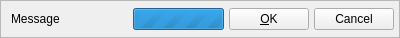
<?xml version="1.0" encoding="UTF-8"?>
<ui version="4.0">
 <class>CStatusBarFrame</class>
 <widget class="QFrame" name="CStatusBarFrame">
  <property name="geometry">
   <rect>
    <x>0</x>
    <y>0</y>
    <width>400</width>
    <height>38</height>
   </rect>
  </property>
  <property name="windowTitle">
   <string notr="true">Frame</string>
  </property>
  <property name="frameShape">
   <enum>QFrame::StyledPanel</enum>
  </property>
  <property name="frameShadow">
   <enum>QFrame::Raised</enum>
  </property>
  <layout class="QHBoxLayout" name="horizontalLayout">
   <property name="spacing">
    <number>5</number>
   </property>
   <property name="leftMargin">
    <number>10</number>
   </property>
   <property name="topMargin">
    <number>5</number>
   </property>
   <property name="rightMargin">
    <number>5</number>
   </property>
   <property name="bottomMargin">
    <number>5</number>
   </property>
   <item>
    <widget class="QLabel" name="labelMessage">
     <property name="text">
      <string notr="true">Message</string>
     </property>
    </widget>
   </item>
   <item>
    <spacer name="spacer">
     <property name="orientation">
      <enum>Qt::Horizontal</enum>
     </property>
     <property name="sizeHint" stdset="0">
      <size>
       <width>40</width>
       <height>20</height>
      </size>
     </property>
    </spacer>
   </item>
   <item>
    <widget class="QProgressBar" name="progressBar">
     <property name="sizePolicy">
      <sizepolicy hsizetype="Minimum" vsizetype="Fixed">
       <horstretch>0</horstretch>
       <verstretch>0</verstretch>
      </sizepolicy>
     </property>
     <property name="maximum">
      <number>0</number>
     </property>
     <property name="value">
      <number>0</number>
     </property>
     <property name="textVisible">
      <bool>false</bool>
     </property>
     <property name="invertedAppearance">
      <bool>false</bool>
     </property>
    </widget>
   </item>
   <item>
    <widget class="QPushButton" name="btnClose">
     <property name="text">
      <string>&amp;OK</string>
     </property>
    </widget>
   </item>
   <item>
    <widget class="QPushButton" name="btnCancel">
     <property name="text">
      <string>Cancel</string>
     </property>
    </widget>
   </item>
  </layout>
 </widget>
 <resources/>
 <connections>
  <connection>
   <sender>btnClose</sender>
   <signal>pressed()</signal>
   <receiver>CStatusBarFrame</receiver>
   <slot>hide()</slot>
   <hints>
    <hint type="sourcelabel">
     <x>353</x>
     <y>18</y>
    </hint>
    <hint type="destinationlabel">
     <x>199</x>
     <y>18</y>
    </hint>
   </hints>
  </connection>
  <connection>
   <sender>btnCancel</sender>
   <signal>pressed()</signal>
   <receiver>CStatusBarFrame</receiver>
   <slot>hide()</slot>
   <hints>
    <hint type="sourcelabel">
     <x>356</x>
     <y>18</y>
    </hint>
    <hint type="destinationlabel">
     <x>199</x>
     <y>18</y>
    </hint>
   </hints>
  </connection>
 </connections>
</ui>
